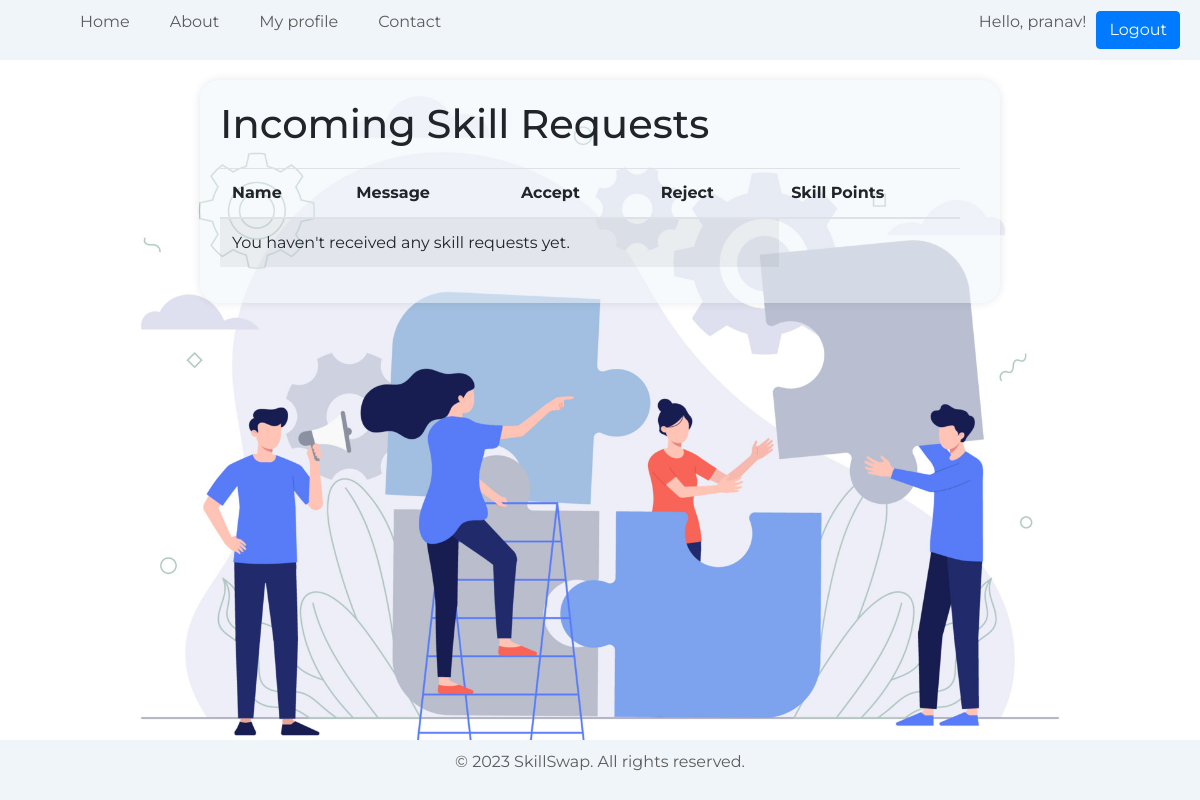
Before: /skill-requests/ (signed in) with the older database file.
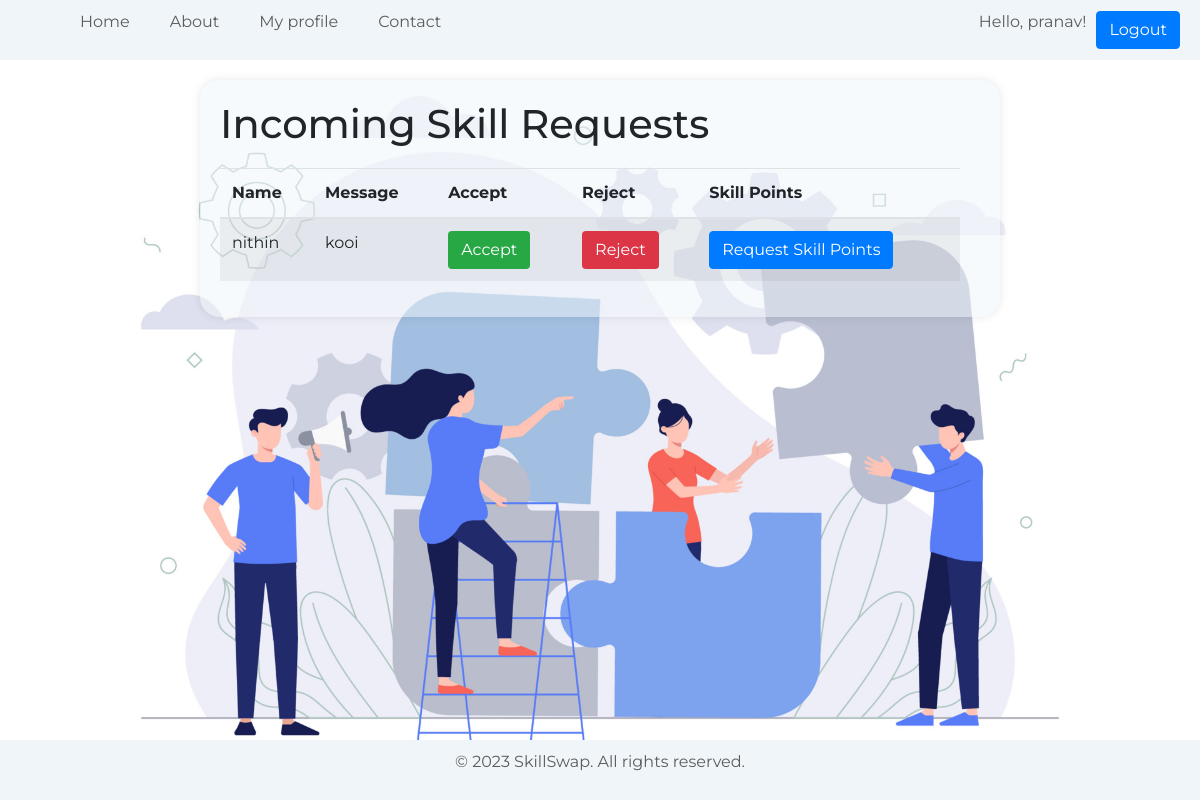
After: the same page with the newer database file.
### Skill/models.py (models this page shows, shortened)
class SkillRequest(models.Model):
    sender = models.ForeignKey(
        CustomUser, on_delete=models.CASCADE, related_name="sent_requests")
    receiver = models.ForeignKey(
        CustomUser, on_delete=models.CASCADE, related_name="received_requests")
    message = models.TextField()
    status = models.CharField(max_length=10, choices=[(
        'pending', 'Pending'), ('accepted', 'Accepted'), ('rejected', 'Rejected')])

class CustomUser(AbstractUser):
    email = models.EmailField(unique=True)
    profile_picture = models.ImageField(
        upload_to='profile_pictures/', null=True, blank=True)
    about_me = models.TextField(null=True, blank=True)

### Skill/views.py (the view)
# urls.py: path('skill-requests/', views.skill_requests, name='skill_requests'),
def skill_requests(request):
    pending_requests = SkillRequest.objects.filter(
        receiver=request.user, status='pending')
    return render(request, 'skill_requests.html', {'pending_requests': pending_requests})

### Skill/templates/skill_requests.html (shortened to what this page needs)
{% load static %}
<!DOCTYPE html>
<html lang="en">
<head>
    <link rel="stylesheet" href="https://cdn.jsdelivr.net/npm/bootstrap@4.3.1/dist/css/bootstrap.min.css">
</head>
<body>
    <header>
        <nav>
            <ul>
                <li><a href="{% url 'home' %}">Home</a></li>
                <li><a href="{% url 'about_us' %}">About</a></li>
                <li><a href="{% url 'profile' %}">My profile</a></li>
                <li><a href="{% url 'contact' %}">Contact</a></li>
            </ul>
        </nav>
        <div class="user-info">
            <p>Hello, {{ user.username }}!</p>
            <a href="{% url 'logout' %}" class="btn btn-primary" id="logout-link">Logout</a>
        </div>
    </header>
    <div class="profile-container">
        <div class="profile-left">
            <h1>Incoming Skill Requests</h1>
            <div class="table-container">
                <table class="table table-striped">
                    <thead>
                        <tr>
                            <th>Name</th>
                            <th>Message</th>
                            <th>Accept</th>
                            <th>Reject</th>
                            <th>Skill Points</th>
                        </tr>
                    </thead>
                    <tbody>
                        {% for request in pending_requests %}
                            <tr>
                                <td>{{ request.sender.username }}</td>
                                <td>{{ request.message }}</td>
                                <td>
                                    <form method="post" action="{% url 'accept_skill_request' request.id %}">
                                        <button type="submit" class="btn btn-accept">Accept</button>
                                    </form>
                                </td>
                                <td>
                                    <form method="post" action="{% url 'reject_skill_request' request.id %}">
                                        <button type="submit" class="btn btn-reject">Reject</button>
                                    </form>
                                </td>
                                <td>
                                    <form method="post" action="{% url 'request_skill_points' receiver_id=request.sender.id %}">
                                        <button type="submit" class="btn btn-primary">Request Skill Points</button>
                                    </form>
                                </td>
                            </tr>
                        {% empty %}
                            <tr>
                                <td colspan="4">You haven't received any skill requests yet.</td>
                            </tr>
                        {% endfor %}
                    </tbody>
                </table>
            </div>
        </div>
    </div>
    <footer>
        <p>&copy; 2023 SkillSwap. All rights reserved.</p>
    </footer>
</body>
</html>

Changed rows visible on the page:
added SkillRequest: sender.username "nithin", message "kooi"
Other visible differences:
text no longer shown: "You haven't received any skill requests yet."
